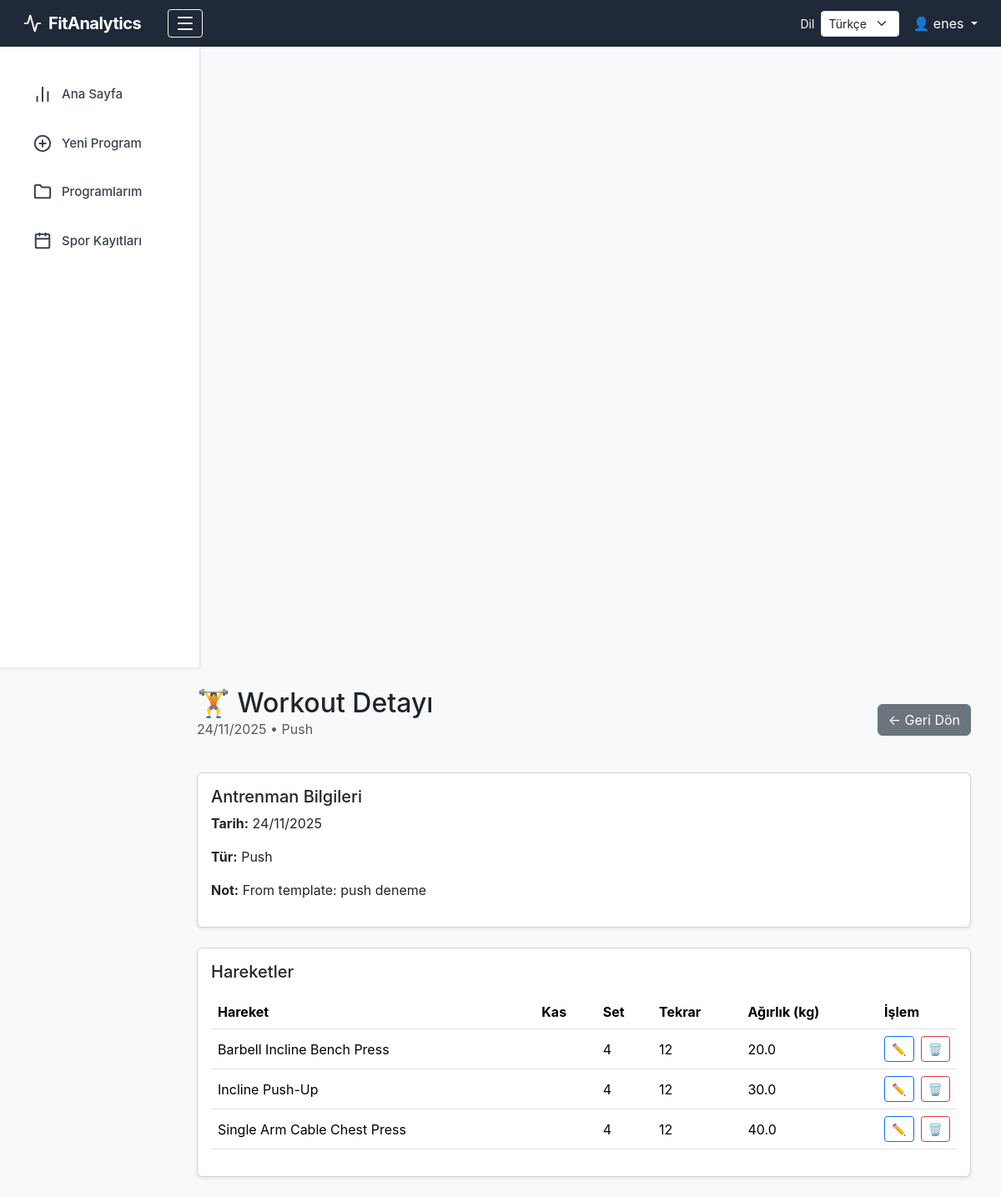
Screenshot of /workout/2 (signed in) with the database file from the repository.
### tables this page shows
CREATE TABLE workouts (
    workout_id      INTEGER PRIMARY KEY AUTOINCREMENT,
    user_id         INTEGER NOT NULL,
    workout_date    DATE NOT NULL,
    workout_type    TEXT NOT NULL CHECK (
                        workout_type IN ('push', 'pull', 'legs', 'upper', 'lower', 'full', 'other')
                    ),
    notes           TEXT,
    FOREIGN KEY (user_id) REFERENCES users(user_id)
);

CREATE TABLE exercises (
    exercise_id      INTEGER PRIMARY KEY AUTOINCREMENT,
    workout_id       INTEGER NOT NULL,
    exercise_name    TEXT NOT NULL,           -- ham text
    muscle_id        INTEGER NOT NULL,        -- canonical muscle
    exercise_lib_id  INTEGER,                 -- link to library (optional)
    sets             INTEGER,
    reps             INTEGER,
    weight_kg        REAL,
    volume           REAL,                    -- sets * reps * weight
    FOREIGN KEY (workout_id) REFERENCES workouts(workout_id),
    FOREIGN KEY (muscle_id) REFERENCES muscles(muscle_id),
    FOREIGN KEY (exercise_lib_id) REFERENCES exercise_library(exercise_lib_id)
);

### app/blueprints/workouts.py (the view)
@main.route("/workout/<int:workout_id>")
def workout_detail(workout_id):
    if "user_id" not in session:
        return redirect(url_for("main.login"))
    conn = get_connection()
    cur = conn.cursor()
    cur.execute("""
        SELECT workout_id, workout_date, workout_type, notes
        FROM workouts
        WHERE workout_id = ?
    """, (workout_id,))
    workout = cur.fetchone()
    cur.execute("""
        SELECT e.exercise_id, e.exercise_name, m.name_tr AS muscle,
               e.sets, e.reps, e.weight_kg
        FROM exercises e
        JOIN muscles m ON m.muscle_id = e.muscle_id
        WHERE workout_id = ?
        ORDER BY exercise_id ASC
    """, (workout_id,))
    exercises = cur.fetchall()
    conn.close()
    return render_template("workout_detail.html", workout=workout, exercises=exercises)

### app/database.py (called while the page is built)
def get_connection():
    conn = sqlite3.connect(DB_PATH)
    conn.row_factory = sqlite3.Row
    return conn

### app/templates/workout_detail.html (shortened to what this page needs)
{% extends "layout.html" %}
{% block content %}
<div class="container">
    <div class="d-flex justify-content-between align-items-center mb-4">
        <div>
            <h2 class="mb-0">🏋️ Workout Detayı</h2>
            <p class="text-muted">
                {{ workout.workout_date | format_date }} • {{ workout.workout_type | capitalize }}
            </p>
        </div>
        <a href="{{ url_for('main.history') }}" class="btn btn-secondary">
            ← Geri Dön
        </a>
    </div>
    <div class="card shadow-sm mb-4">
        <div class="card-body">
            <h5 class="card-title">Antrenman Bilgileri</h5>
            <p><strong>Tarih:</strong> {{ workout.workout_date | format_date }}</p>
            <p><strong>Tür:</strong> {{ workout.workout_type | capitalize }}</p>
            <p><strong>Not:</strong> {{ workout.notes or "-" }}</p>
        </div>
    </div>
    <div class="card shadow-sm">
        <div class="card-body">
            <h5 class="card-title mb-3">Hareketler</h5>
            {% if exercises %}
            <table class="table table-hover align-middle">
                <thead>
                    <tr>
                        <th>Hareket</th>
                        <th>Kas</th>
                        <th>Set</th>
                        <th>Tekrar</th>
                        <th>Ağırlık (kg)</th>
                        <th style="width: 90px;">İşlem</th>
                    </tr>
                </thead>
                <tbody>
                    {% for ex in exercises %}
                    <tr>
                        <td>{{ ex["exercise_name"] }}</td>
                        <td>{{ ex["target_muscle"] }}</td>
                        <td>{{ ex["sets"] }}</td>
                        <td>{{ ex["reps"] }}</td>
                        <td>{{ ex["weight_kg"] }}</td>
                        <td>
                            <div class="d-flex align-items-center gap-2">
                                <button class="btn btn-sm btn-outline-primary"
                                        data-bs-toggle="modal"
                                        data-bs-target="#editModal{{ ex['exercise_id'] }}">
                                    ✏️
                                </button>
                                <form method="POST"
                                    action="{{ url_for('main.delete_exercise', exercise_id=ex['exercise_id']) }}"
                                    class="m-0 p-0"
                                    onsubmit="return confirm('Silmek istediğine emin misin?')">
                                    <button class="btn btn-sm btn-outline-danger">🗑️</button>
                                </form>
                            </div>
                        </td>
                    </tr>
                    {% endfor %}
                </tbody>
            </table>
            {% else %}
            <p class="text-muted">Bu antrenmana ait hareket bulunmuyor.</p>
            {% endif %}
        </div>
    </div>
</div>
{% endblock %}

### app/static/style.css (style rules this page uses)
body { background-color: #f4f6fb !important; font-family: 'Inter', sans-serif; }

### rows the page displays
workouts: workout_date "24/11/2025", workout_type "Push", notes "From template: push deneme"
exercises: exercise_name "Barbell Incline Bench Press", sets "4", reps "12", weight_kg "20.0"
exercises: exercise_name "Incline Push-Up", sets "4", reps "12", weight_kg "30.0"
exercises: exercise_name "Single Arm Cable Chest Press", sets "4", reps "12", weight_kg "40.0"

### other values shown
{{ t.language_label }} "Dil"
{{ session["user_name"] }} "enes"
{{ t.nav_dashboard }} "Ana Sayfa"
{{ t.nav_history }} "Spor Kayıtları"
form field language "Türkçe"
